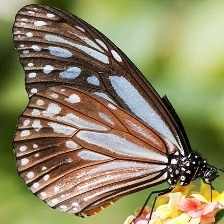
#> input picture lab_04/input/image_1.png, 224 x 224 px; its folder holds only this picture in this run
$ python main.py
#> lines starting #> are read from the running program, lines starting #| are printed output that depends on the picture
### lab_04/tools.py
from typing import Any, NewType
import numpy as np
from PIL import Image
import cv2

ImageType = NewType("ImageType", np.ndarray[Any, np.dtype[np.uint8]])


def to_grayscale(image: ImageType) -> ImageType:
    return cv2.cvtColor(image, cv2.COLOR_RGB2GRAY)


def apply_scharr(image: ImageType) -> ImageType:
    if not isinstance(image, np.ndarray):
        raise TypeError("Входное изображение должно быть типа numpy.ndarray.")

    if len(image.shape) != 2:
        raise ValueError("Изображение должно быть в градациях серого (2D массив).")

    scharr_x_kernel = np.array([[-3, 0, 3], [-10, 0, 10], [-3, 0, 3]], dtype=np.float64)

    scharr_y_kernel = np.array([[-3, -10, -3], [0, 0, 0], [3, 10, 3]], dtype=np.float64)

    scharr_x = convolve2d(image, scharr_x_kernel)
    scharr_y = convolve2d(image, scharr_y_kernel)

    magnitude = np.sqrt(scharr_x**2 + scharr_y**2)

    magnitude = (magnitude / magnitude.max()) * 255
    magnitude = magnitude.astype(np.uint8)

    return ImageType(magnitude)


def convolve2d(image: np.ndarray, kernel: np.ndarray) -> np.ndarray:
    image_height, image_width = image.shape
    kernel_height, kernel_width = kernel.shape

    pad_height = kernel_height // 2
    pad_width = kernel_width // 2

    padded_image = np.pad(
        image,
        ((pad_height, pad_height), (pad_width, pad_width)),
        mode="constant",
        constant_values=0,
    )
    convolved = np.zeros_like(image, dtype=np.float64)

    for i in range(image_height):
        for j in range(image_width):
            region = padded_image[i : i + kernel_height, j : j + kernel_width]
            convolved[i, j] = np.sum(region * kernel)

    return convolved


def load_image(input_path: str) -> ImageType:
    try:
        image = Image.open(input_path).convert("RGB")
        return ImageType(np.array(image))
    except Exception as e:
        print(f"Ошибка при загрузке изображения: {e}")
        raise


def save_image(image: ImageType, output_path: str) -> None:
    img = Image.fromarray(image)
    img.save(output_path)

### lab_04/main.py
import os
from tools import (
    apply_scharr,
    load_image,
    save_image,
    to_grayscale,
)

from dataclasses import dataclass


@dataclass
class Params:
    output_dir: str


def get_user_input():
    output_dir = input("Введите путь для сохранения обработанных изображений: ")
    return Params(
        output_dir,
    )


def save_processed_image(image, filename_suffix: str, input_path: str, params: Params):
    filename, ext = os.path.splitext(os.path.basename(input_path))
    output_path = os.path.join(params.output_dir, f"{filename}_{filename_suffix}{ext}")
    save_image(image, output_path)


def process_single_image(input_path: str, params: Params):
    input_image = load_image(input_path)
    save_processed_image(input_image, "input", input_path, params)

    grayscale_image = to_grayscale(input_image)
    save_processed_image(grayscale_image, "grayscale", input_path, params)

    scharr_image = apply_scharr(grayscale_image)
    save_processed_image(scharr_image, "scharr", input_path, params)


def process_images_in_folder(input_dir: str, params: Params):
    if not os.path.exists(params.output_dir):
        os.makedirs(params.output_dir)

    for filename in os.listdir(input_dir):
        if filename.lower().endswith((".png", ".bmp")):
            input_path = os.path.join(input_dir, filename)
            process_single_image(input_path, params)


def main():
    while True:
        print("\nМеню:")
        print("1. Обработать одно изображение")
        print("2. Обработать все изображения в папке")
        print("0. Выход")

        choice = input("Выберите пункт меню: ")
#> the answer given: 1

        if choice == "1":
            input_path = input("Введите путь к изображению (формат bmp или png): ")
#> the answer given: input/image_1.png
            params = get_user_input()
#> the answer given: out.png
            process_single_image(input_path, params)
#> in load_image, image is the input picture: PIL image 224x224 RGB; mean R, G, B 141.9, 134.8, 99.2
#> in to_grayscale, `return cv2.cvtColor(image, cv2.COLOR_RGB2GRAY)`:
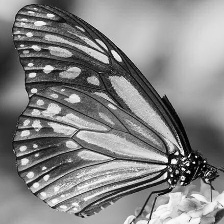
#> returned value: shape (224, 224); min 0, max 254, mean 132.8
#> in convolve2d, `padded_image = np.pad( image, ((pad_height, pad_height), (pad_width, p..`:
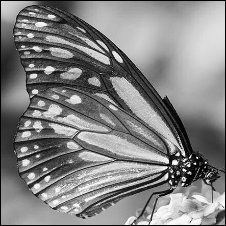
#> padded_image: shape (226, 226); min 0, max 254, mean 130.5
#> after the loop in convolve2d, `for i in range(image_height):`:
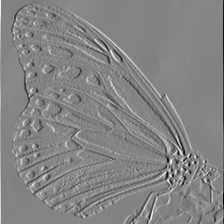
#> convolved: shape (224, 224) float64; min -3966, max 3697, mean 4.4; drawn with min black and max white
#> after the loop in convolve2d (call 2), `for i in range(image_height):`:
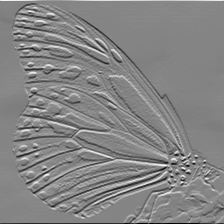
#> convolved: shape (224, 224) float64; min -4007, max 3691, mean 3.2; drawn with min black and max white
#> in apply_scharr, `magnitude = np.sqrt(scharr_x**2 + scharr_y**2)`:
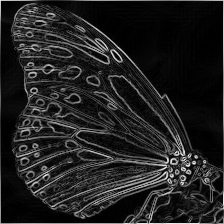
#> magnitude: shape (224, 224) float64; min 0, max 4291.9, mean 569.5; drawn with min black and max white

        elif choice == "2":
            input_dir = input(
                "Введите путь к папке с изображениями (формат bmp или png): "
            )
            params = get_user_input()
            process_images_in_folder(input_dir, params)

        elif choice == "0":
            print("Выход из программы.")
            break

        else:
            print("Неверный выбор. Попробуйте снова.")


if __name__ == "__main__":
#> (the run stopped early here; a loop or call above may not have finished)
